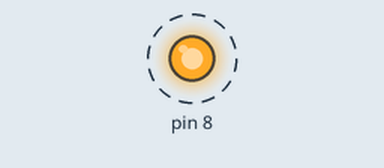
Recording of a program running on a simulated Raspberry Pi (header pin numbers). On the bench: output pins drawn as LEDs (lit = HIGH). Dashed ring = blinking. What the program prints to the terminal is not drawn.

Above: at 0.12 s.
Timing chart, 0 to 3.0 s (numbered marks = the images above):
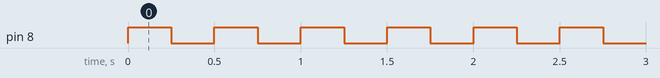

The program:

blinker.py
```python
import RPi.GPIO as GPIO
from time import sleep

GPIO.setmode(GPIO.BOARD)
GPIO.setup(8, GPIO.OUT)

try:
    while 1:
        GPIO.output(8, GPIO.HIGH)
        sleep(0.25)
        print "blinker on"
        GPIO.output(8, GPIO.LOW)
        sleep(0.25)
        print "blinker off"
except KeyboardInterrupt:
        GPIO.cleanup()
```

Measured:
- by itself, pin 8: alternates HIGH for 0.25 s and LOW for 0.25 s
